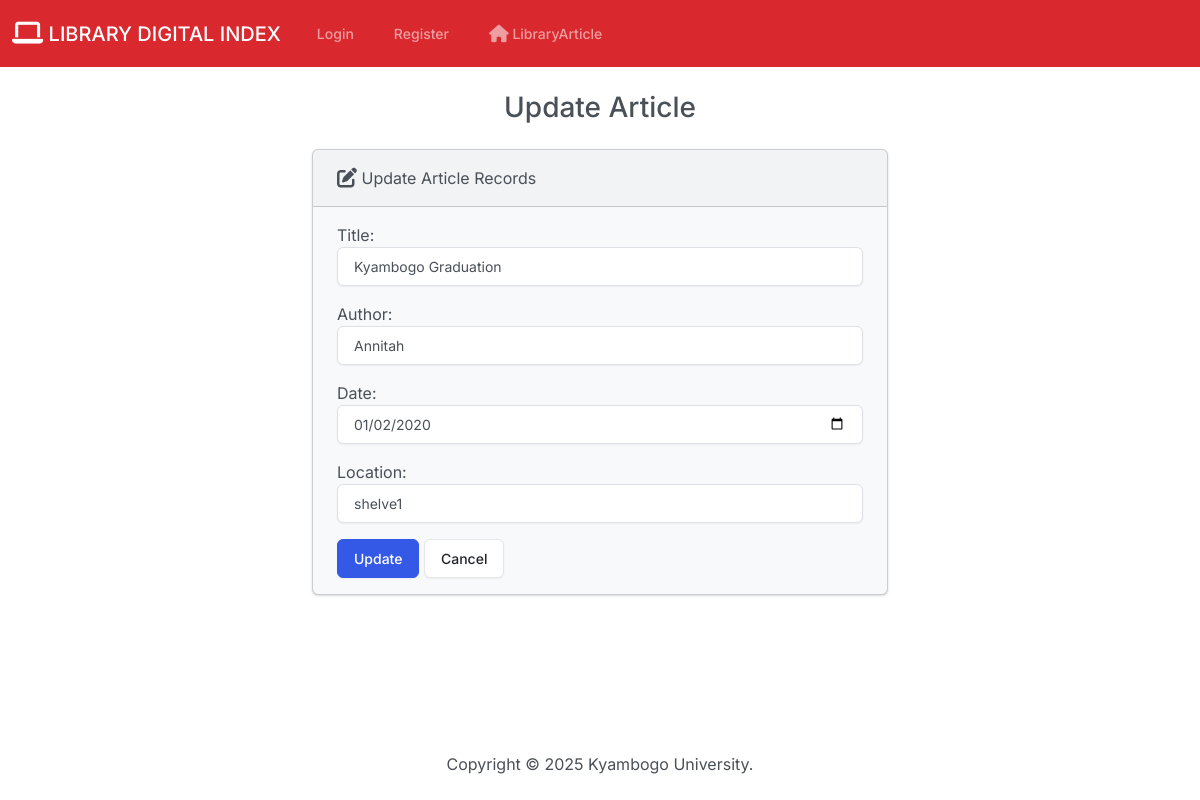
Screenshot of /edit/16 with the database file from the repository.
### library/models.py (models this page shows, shortened)
class Library(models.Model):
    title = models.CharField(max_length=50)
    author = models.CharField(max_length=50)
    date = models.DateField(default='2023-01-01')
    location = models.CharField(max_length=50)
    category = models.ForeignKey(Category, on_delete=models.CASCADE, default=1)  # Adding Category as a foreign key
    publication = models.CharField(max_length=100, default="Unknown")

### library/views.py (the view)
# urls.py: path('edit/<int:id>', views.edit, name='edit'),
def edit(request, id):
    if request.method == 'POST':
        student = Library.objects.get(pk=id)
        form = StudentForm(request.POST, instance=student)
        if form.is_valid():
            form.save()
            return render(request, 'edit.html', {
                'form': form,
                'success': True
            })
    else:
        student = Library.objects.get(pk=id)
        form = StudentForm(instance=student)
    return render(request, 'edit.html', {
        'form': form
    })

### library/forms.py
class StudentForm(forms.ModelForm):
    class Meta:
        model = Library
        fields = ['title', 'author', 'date', 'location']
        labels = {
            'title': 'Title',
            'author': 'Author',
            'date': 'Date',
            'location': 'Location',
        }
        widgets = {
            'title': forms.TextInput(attrs={'class': 'form-control'}),
            'author': forms.TextInput(attrs={'class': 'form-control'}),
            'date': forms.DateInput(attrs={'type': 'date', 'class': 'form-control'}),
            'location': forms.TextInput(attrs={'class': 'form-control'}),
        }

### library/templates/edit.html (shortened to what this page needs)
{% extends "base.html" %}
{% block body %}
  <h3 class="text-center m-4">Update Article</h3>
  {% if success %}
    <div class="alert alert-success" role="alert">
        The Article updated successfully.
        <a href="{% url 'index' %}" class="alert-link">Go to Home Page</a>
    </div>
    {% else %}
      <div class="row justify-content-center">
        <div class="col-6">
            <div class="card bg-light mb-3">
                <div class="card-header">
                    <i class="fa-solid fa-pen-to-square fa-lg"></i> Update Article Records
                </div>
                <div class="card-body">
                    <form action="" method="POST">
                        {{ form.as_p }}
                        <button type="submit" class="btn btn-primary">Update</button>
                        <a href="{% url 'index' %}" class="btn btn-secondary">Cancel</a>
                    </form>
                </div>
              </div>
        </div>
      </div>
    {% endif %}
{% endblock %}

### rows the page displays
Library: title "Kyambogo Graduation", author "Annitah", date "01/02/2020", location "shelve1"
